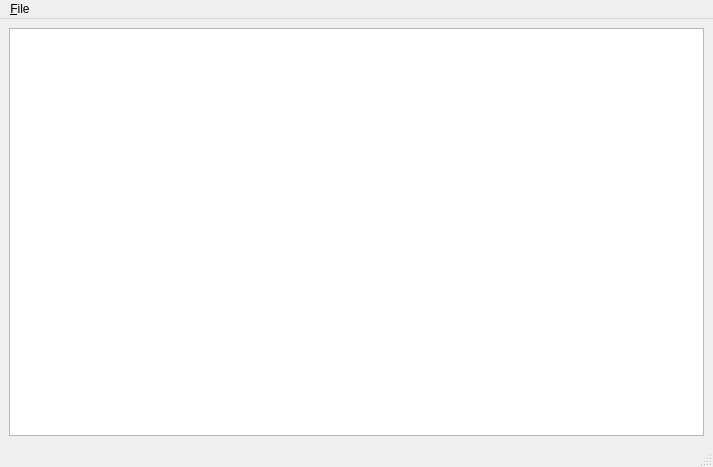
<?xml version="1.0" encoding="UTF-8"?>
<ui version="4.0">
 <class>MainWindow</class>
 <widget class="QMainWindow" name="MainWindow">
  <property name="geometry">
   <rect>
    <x>0</x>
    <y>0</y>
    <width>713</width>
    <height>467</height>
   </rect>
  </property>
  <property name="windowTitle">
   <string>MainWindow</string>
  </property>
  <widget class="QWidget" name="centralwidget">
   <layout class="QVBoxLayout" name="verticalLayout">
    <item>
     <widget class="QTableView" name="m_viewTable"/>
    </item>
   </layout>
  </widget>
  <widget class="QMenuBar" name="menubar">
   <property name="geometry">
    <rect>
     <x>0</x>
     <y>0</y>
     <width>713</width>
     <height>21</height>
    </rect>
   </property>
   <widget class="QMenu" name="menu_File">
    <property name="title">
     <string>&amp;File</string>
    </property>
    <addaction name="action_Import_CSV"/>
   </widget>
   <addaction name="menu_File"/>
  </widget>
  <widget class="QStatusBar" name="statusbar"/>
  <action name="action_Import_CSV">
   <property name="text">
    <string>&amp;Import CSV</string>
   </property>
  </action>
 </widget>
 <resources/>
 <connections/>
</ui>
